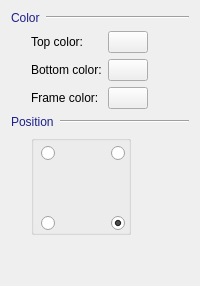
     <widget class="QWidget" name="m_tabCompass">
      <attribute name="title">
       <string>Compass</string>
      </attribute>
      <layout class="QVBoxLayout" name="verticalLayout_3">
       <item>
        <layout class="QHBoxLayout" name="horizontalLayout_17">
         <item>
          <widget class="QLabel" name="label_35">
           <property name="styleSheet">
            <string notr="true">color: rgb(29, 32, 136);</string>
           </property>
           <property name="text">
            <string>Color</string>
           </property>
          </widget>
         </item>
         <item>
          <widget class="Line" name="line_12">
           <property name="sizePolicy">
            <sizepolicy hsizetype="Expanding" vsizetype="Fixed">
             <horstretch>0</horstretch>
             <verstretch>0</verstretch>
            </sizepolicy>
           </property>
           <property name="orientation">
            <enum>Qt::Horizontal</enum>
           </property>
          </widget>
         </item>
        </layout>
       </item>
       <item>
        <layout class="QGridLayout" name="gridLayout_4">
         <item row="0" column="2">
          <widget class="CXButtonColorEdit" name="m_colorBtnCompassTop"/>
         </item>
         <item row="1" column="1">
          <widget class="QLabel" name="label_38">
           <property name="text">
            <string>Bottom color:</string>
           </property>
          </widget>
         </item>
         <item row="1" column="2">
          <widget class="CXButtonColorEdit" name="m_colorBtnCompassBottom"/>
         </item>
         <item row="2" column="2">
          <widget class="CXButtonColorEdit" name="m_colorBtnCompassFrame"/>
         </item>
         <item row="2" column="1">
          <widget class="QLabel" name="label_37">
           <property name="text">
            <string>Frame color:</string>
           </property>
          </widget>
         </item>
         <item row="0" column="1">
          <widget class="QLabel" name="label_36">
           <property name="text">
            <string>Top color:</string>
           </property>
          </widget>
         </item>
         <item row="0" column="0">
          <spacer name="horizontalSpacer_14">
           <property name="orientation">
            <enum>Qt::Horizontal</enum>
           </property>
           <property name="sizeType">
            <enum>QSizePolicy::Fixed</enum>
           </property>
           <property name="sizeHint" stdset="0">
            <size>
             <width>20</width>
             <height>20</height>
            </size>
           </property>
          </spacer>
         </item>
         <item row="0" column="3">
          <spacer name="horizontalSpacer_16">
           <property name="orientation">
            <enum>Qt::Horizontal</enum>
           </property>
           <property name="sizeHint" stdset="0">
            <size>
             <width>40</width>
             <height>20</height>
            </size>
           </property>
          </spacer>
         </item>
        </layout>
       </item>
       <item>
        <layout class="QHBoxLayout" name="horizontalLayout_18">
         <item>
          <widget class="QLabel" name="label_39">
           <property name="styleSheet">
            <string notr="true">color: rgb(29, 32, 136);</string>
           </property>
           <property name="text">
            <string>Position</string>
           </property>
          </widget>
         </item>
         <item>
          <widget class="Line" name="line_13">
           <property name="sizePolicy">
            <sizepolicy hsizetype="Expanding" vsizetype="Fixed">
             <horstretch>0</horstretch>
             <verstretch>0</verstretch>
            </sizepolicy>
           </property>
           <property name="orientation">
            <enum>Qt::Horizontal</enum>
           </property>
          </widget>
         </item>
        </layout>
       </item>
       <item>
        <layout class="QHBoxLayout" name="horizontalLayout_19">
         <item>
          <spacer name="horizontalSpacer_15">
           <property name="orientation">
            <enum>Qt::Horizontal</enum>
           </property>
           <property name="sizeType">
            <enum>QSizePolicy::Fixed</enum>
           </property>
           <property name="sizeHint" stdset="0">
            <size>
             <width>20</width>
             <height>20</height>
            </size>
           </property>
          </spacer>
         </item>
         <item>
          <widget class="QGroupBox" name="groupBox_3">
           <property name="sizePolicy">
            <sizepolicy hsizetype="Fixed" vsizetype="Fixed">
             <horstretch>0</horstretch>
             <verstretch>0</verstretch>
            </sizepolicy>
           </property>
           <property name="minimumSize">
            <size>
             <width>100</width>
             <height>100</height>
            </size>
           </property>
           <property name="title">
            <string/>
           </property>
           <widget class="QRadioButton" name="m_rbCompassPosBottomLeft">
            <property name="geometry">
             <rect>
              <x>10</x>
              <y>80</y>
              <width>16</width>
              <height>16</height>
             </rect>
            </property>
            <property name="minimumSize">
             <size>
              <width>16</width>
              <height>16</height>
             </size>
            </property>
            <property name="text">
             <string/>
            </property>
            <attribute name="buttonGroup">
             <string notr="true">m_btnGroupCompassPosition</string>
            </attribute>
           </widget>
           <widget class="QRadioButton" name="m_rbCompassPosBottomRight">
            <property name="geometry">
             <rect>
              <x>80</x>
              <y>80</y>
              <width>16</width>
              <height>16</height>
             </rect>
            </property>
            <property name="minimumSize">
             <size>
              <width>16</width>
              <height>16</height>
             </size>
            </property>
            <property name="text">
             <string/>
            </property>
            <property name="checked">
             <bool>true</bool>
            </property>
            <attribute name="buttonGroup">
             <string notr="true">m_btnGroupCompassPosition</string>
            </attribute>
           </widget>
           <widget class="QRadioButton" name="m_rbCompassPosTopRight">
            <property name="geometry">
             <rect>
              <x>80</x>
              <y>10</y>
              <width>16</width>
              <height>16</height>
             </rect>
            </property>
            <property name="minimumSize">
             <size>
              <width>16</width>
              <height>16</height>
             </size>
            </property>
            <property name="text">
             <string/>
            </property>
            <attribute name="buttonGroup">
             <string notr="true">m_btnGroupCompassPosition</string>
            </attribute>
           </widget>
           <widget class="QRadioButton" name="m_rbCompassPosTopLeft">
            <property name="geometry">
             <rect>
              <x>10</x>
              <y>10</y>
              <width>16</width>
              <height>16</height>
             </rect>
            </property>
            <property name="minimumSize">
             <size>
              <width>16</width>
              <height>16</height>
             </size>
            </property>
            <property name="text">
             <string/>
            </property>
            <attribute name="buttonGroup">
             <string notr="true">m_btnGroupCompassPosition</string>
            </attribute>
           </widget>
          </widget>
         </item>
         <item>
          <spacer name="horizontalSpacer_17">
           <property name="orientation">
            <enum>Qt::Horizontal</enum>
           </property>
           <property name="sizeHint" stdset="0">
            <size>
             <width>40</width>
             <height>20</height>
            </size>
           </property>
          </spacer>
         </item>
        </layout>
       </item>
       <item>
        <spacer name="verticalSpacer_4">
         <property name="orientation">
          <enum>Qt::Vertical</enum>
         </property>
         <property name="sizeHint" stdset="0">
          <size>
           <width>20</width>
           <height>40</height>
          </size>
         </property>
        </spacer>
       </item>
      </layout>
     </widget>
